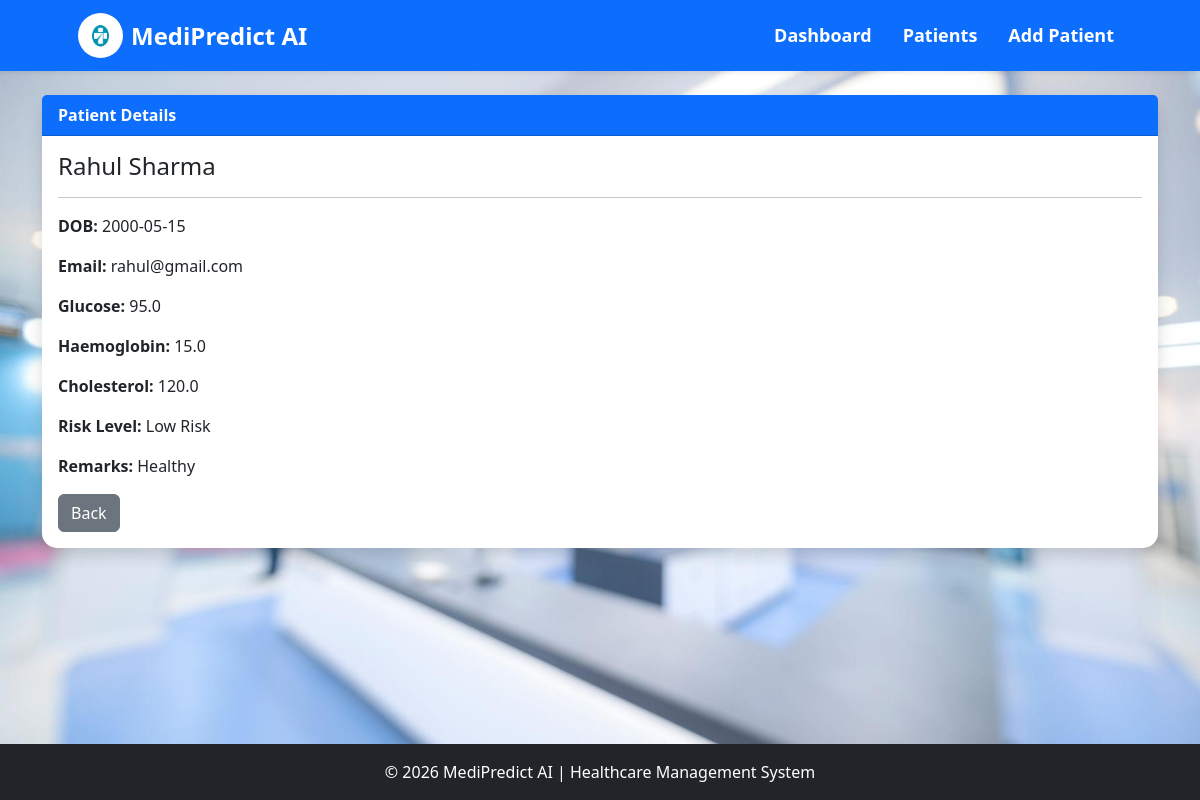
Page /view_patient/7 on the committed database.
### tables this page shows
CREATE TABLE patients (

        id INTEGER PRIMARY KEY AUTOINCREMENT,

        full_name TEXT NOT NULL,

        dob DATE NOT NULL,

        email TEXT NOT NULL,

        glucose REAL NOT NULL,

        haemoglobin REAL NOT NULL,

        cholesterol REAL NOT NULL,

        risk_level TEXT,

        remarks TEXT,

        created_at TIMESTAMP DEFAULT CURRENT_TIMESTAMP

    );

### app.py (the view)
@app.route('/view_patient/<int:patient_id>')
def view_patient(patient_id):
    conn = sqlite3.connect('database.db')
    conn.row_factory = sqlite3.Row
    cursor = conn.cursor()
    cursor.execute("""
        SELECT *
        FROM patients
        WHERE id=?
    """, (patient_id,))
    patient = cursor.fetchone()
    conn.close()
    return render_template(
        'view_patient.html',
        patient=patient
    )

### templates/view_patient.html
{% extends 'base.html' %}
{% block content %}
<div class="container mt-4">
    <div class="card shadow">
        <div class="card-header bg-primary text-white">
            Patient Details
        </div>
        <div class="card-body">
            <h4>{{ patient.full_name }}</h4>
            <hr>
            <p><strong>DOB:</strong> {{ patient.dob }}</p>
            <p><strong>Email:</strong> {{ patient.email }}</p>
            <p><strong>Glucose:</strong> {{ patient.glucose }}</p>
            <p><strong>Haemoglobin:</strong> {{ patient.haemoglobin }}</p>
            <p><strong>Cholesterol:</strong> {{ patient.cholesterol }}</p>
            <p><strong>Risk Level:</strong> {{ patient.risk_level }}</p>
            <p><strong>Remarks:</strong> {{ patient.remarks }}</p>
            <a href="{{ url_for('patients') }}"
               class="btn btn-secondary">
                Back
            </a>
        </div>
    </div>
</div>
{% endblock %}

### static/css/style.css (style rules this page uses)
body { background-image: url("../images/bg.jpg"); background-size: cover; background-position: center; background-repeat: no-repeat; background-attachment: fixed; min-height: 100vh; }
.card { border:none; border-radius:15px; }
.card-header { font-weight:bold; }
.container { position:relative; z-index:2; }
html, body { height:100%; }
body { display:flex; flex-direction:column; }

### rows in the picture
patients: full_name "Rahul Sharma", dob "2000-05-15", email "rahul@gmail.com", glucose "95.0", haemoglobin "15.0", cholesterol "120.0", risk_level "Low Risk", remarks "Healthy"
